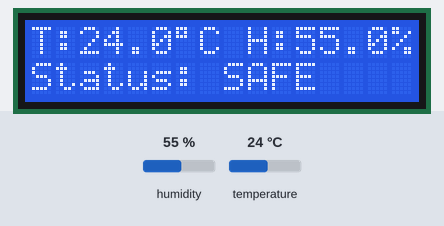
A sketch run on a simulated ESP32. On the bench: 16×2 character LCD. The inputs (shaded band) are chosen by the test bench; at power-on: humidity 55 %, temperature 24 °C. WiFi joins after 1.5 s; servers stay silent unless stated; uploads are accepted with an empty reply; what the sketch prints to the serial monitor is not drawn.

Above: at 2.8 s.
2.9 s: humidity set to 41 %
At 6.8 s:
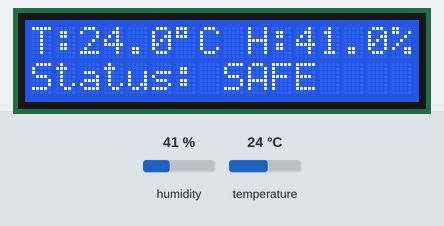
7.8 s: humidity set to 38 %
At 11.0 s:
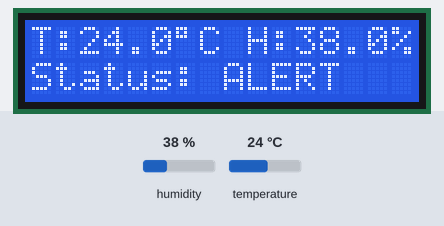
12.7 s: temperature set to 12 °C
At 15.3 s:
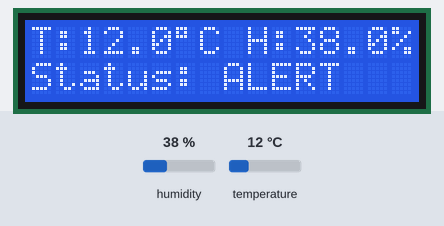
17.6 s: temperature set to 19 °C
At 18.4 s:
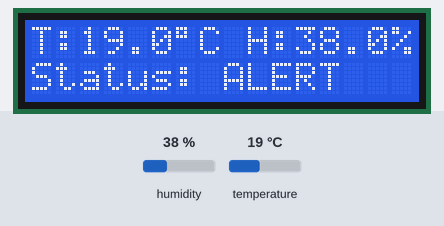
Timing chart, 0 to 20.6 s (numbered marks = the images above; inputs shaded):
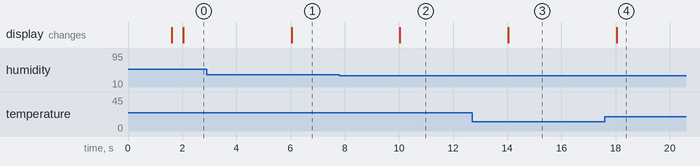

Measured:
- the behaviour switches between 40 and 39 % on humidity (found by bisection; images 1 and 2)
- after the input at 2.9 s, the display: changes after 3.1 s (image 1)
- after the input at 7.8 s, the display: changes after 2.2 s (image 2)
- after the input at 12.7 s, the display: changes after 1.3 s (image 3)
- after the input at 17.6 s, the display: changes after 0.44 s (image 4)

The sketch:

main.ino
```cpp
#include <WiFi.h>
#include <HTTPClient.h>
#include <WiFiClientSecure.h>
#include "DHT.h"
#include <Wire.h>
#include <LiquidCrystal_I2C.h>

// --- DHT22 Configuration ---
#define DHTPIN 4
#define DHTTYPE DHT22
DHT dht(DHTPIN, DHTTYPE);

// --- LCD 16x2 I2C Configuration ---
LiquidCrystal_I2C lcd(0x27, 16, 2);

// --- WiFi Credentials ---
const char* WIFI_SSID = "WIFI-SSID";
const char* WIFI_PASS = "WIFI-PASSWORD";

// --- Google Sheets Web App Endpoint ---
const char* WEB_APP_URL = "APPSCRIPT-URL";

// --- Timing Variables ---
unsigned long lastUploadTime = 0;
const unsigned long uploadInterval = 3600000UL; // 1 hour = 3600 sec = 3.6e6 ms
const unsigned long sampleInterval = 2000UL;    // 2 seconds
unsigned long lastSampleTime = 0;

// --- Thresholds ---
const float TEMP_MIN = 15.0;
const float TEMP_MAX = 32.0;
const float HUM_MIN  = 40.0;
const float HUM_MAX  = 85.0;

void setup() {
  Serial.begin(115200);
  dht.begin();

  // --- Initialize LCD ---
  Wire.begin(21, 22);
  lcd.init();
  lcd.backlight();
  lcd.setCursor(0, 0);
  lcd.print("ESP32 + DHT22");
  lcd.setCursor(0, 1);
  lcd.print("Connecting WiFi");

  // --- Connect to WiFi ---
  WiFi.begin(WIFI_SSID, WIFI_PASS);
  Serial.print("Connecting to WiFi");
  while (WiFi.status() != WL_CONNECTED) {
    delay(500);
    Serial.print(".");
  }
  Serial.println(" Connected!");

  lcd.clear();
  lcd.setCursor(0, 0);
  lcd.print("WiFi Connected!");

  // Force first upload immediately
  lastUploadTime = millis() - uploadInterval;
}

void loop() {
  unsigned long currentMillis = millis();

  // --- Read sensor every 2 seconds ---
  if (currentMillis - lastSampleTime >= sampleInterval) {
    lastSampleTime = currentMillis;

    float humidity = dht.readHumidity();
    float temperature = dht.readTemperature();

    if (isnan(humidity) || isnan(temperature)) {
      Serial.println("Failed to read DHT22!");
      lcd.clear();
      lcd.setCursor(0, 0);
      lcd.print("Sensor Error!");
      return;
    }

    // Check thresholds
    bool safe = (temperature >= TEMP_MIN && temperature <= TEMP_MAX &&
                 humidity >= HUM_MIN && humidity <= HUM_MAX);

    // --- Serial Monitor ---
    Serial.printf("Temp: %.2f C | Hum: %.2f %% | Status: %s\n",
                  temperature, humidity, safe ? "SAFE" : "ALERT");

    // --- LCD Display ---
    lcd.clear();
    lcd.setCursor(0, 0);
    lcd.print("T:");
    lcd.print(temperature, 1);
    lcd.print((char)223); // degree symbol
    lcd.print("C H:");
    lcd.print(humidity, 1);
    lcd.print("%");

    lcd.setCursor(0, 1);
    lcd.print(safe ? "Status: SAFE" : "Status: ALERT");

    // --- Upload data every 1 hour ---
    if (currentMillis - lastUploadTime >= uploadInterval) {
      lastUploadTime = currentMillis;

      if (WiFi.status() == WL_CONNECTED) {
        WiFiClientSecure client;
        client.setInsecure();

        HTTPClient http;
        http.begin(client, WEB_APP_URL);
        http.addHeader("Content-Type", "application/json");

        String payload = "{\"temperature\":" + String(temperature, 2) +
                         ",\"humidity\":" + String(humidity, 2) + "}";
        Serial.println("Sending payload: " + payload);

        int httpResponseCode = http.POST(payload);

        if (httpResponseCode > 0) {
          Serial.println("HTTP Response code: " + String(httpResponseCode));
          String response = http.getString();
          Serial.println("Response: " + response);
        } else {
          Serial.println("Error code: " + String(httpResponseCode));
        }

        http.end();
      }
    }
  }
}
```
